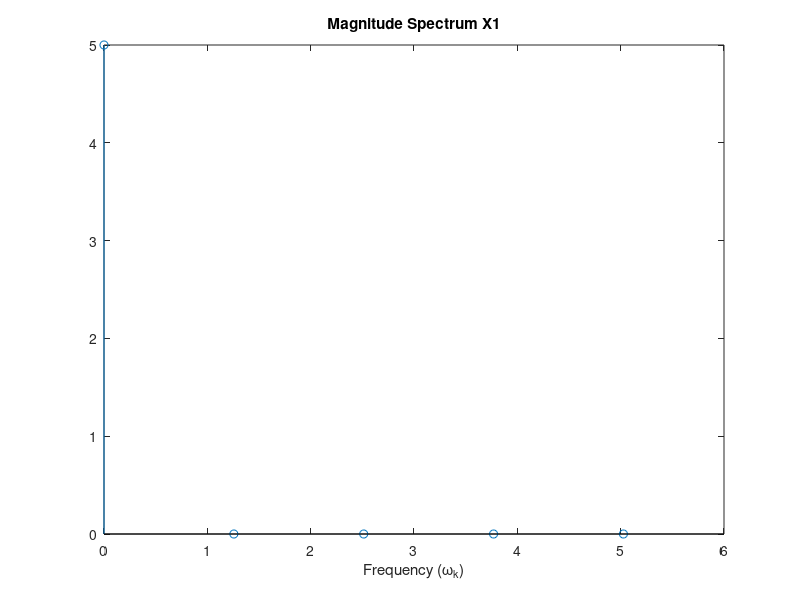
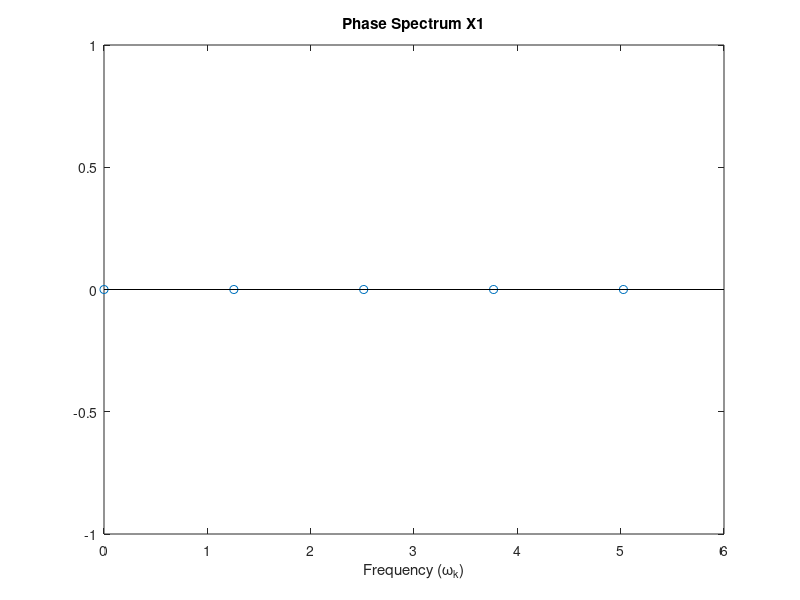
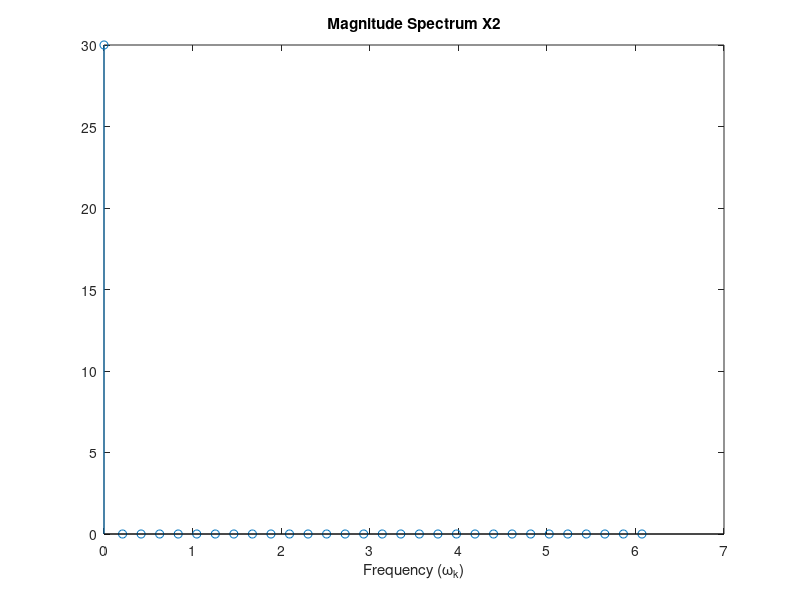
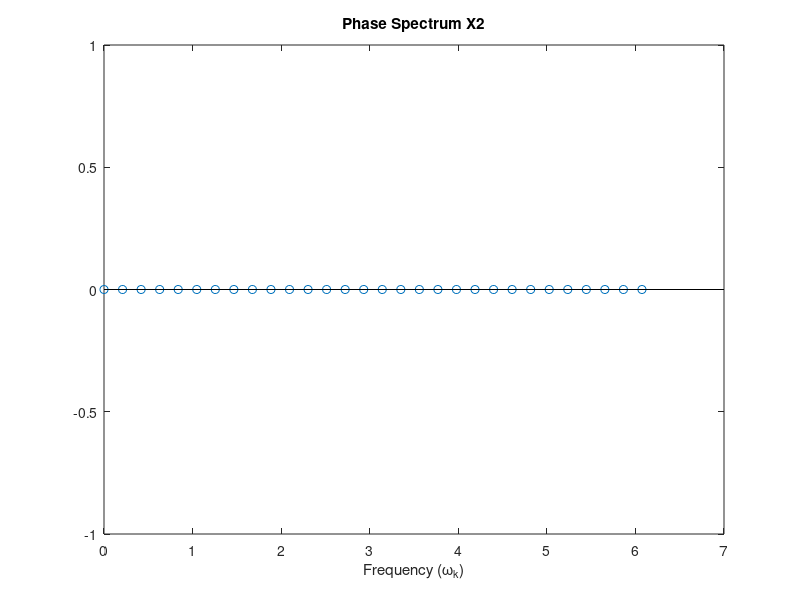

These charts were generated, in order, by the following MATLAB code:
%erwtima β ,γ
N1=5;
N2=30;
x1=ones(1,N1);
x2=ones(1,N2);
X1 = fft(x1, N1);
X2 = fft(x2, N2);

NFFT = N1;
omega = 2*pi*(0:NFFT-1)./NFFT;
mag = abs(X1);
ph = angle(X1);
figure; stem(omega, mag);
title('Magnitude Spectrum X1'); xlabel('Frequency (\omega_k)');
figure; stem(omega, ph);
title('Phase Spectrum X1'); xlabel('Frequency (\omega_k)');


NFFT = N2;
omega = 2*pi*(0:NFFT-1)./NFFT;
mag2 = abs(X2);
ph = angle(X2);
figure; stem(omega, mag2);
title('Magnitude Spectrum X2'); xlabel('Frequency (\omega_k)');
figure; stem(omega, ph);
title('Phase Spectrum X2'); xlabel('Frequency (\omega_k)');

%erwtima ε 

N1=25;
N2=26;
X1 = fft(x1, N1);
X2 = fft(x1, N2);
NFFT = N1;
omega = 2*pi*(0:NFFT-1)./NFFT;
mag25 = abs(X1);
ph25 = angle(X1);
figure; stem(omega, mag25);
title('Magnitude Spectrum Χ1=25'); xlabel('Frequency (\omega_k)');
figure; stem(omega, ph25);
title('Phase Spectrum Χ1=25'); xlabel('Frequency (\omega_k)');
NFFT = N2;
omega = 2*pi*(0:NFFT-1)./NFFT;
mag26 = abs(X2);
ph26 = angle(X2);
figure; stem(omega, mag26);
title('Magnitude Spectrum X2=26'); xlabel('Frequency (\omega_k)');
figure; stem(omega, ph26);
title('Phase Spectrum X2=26'); xlabel('Frequency (\omega_k)');

%askisi_1 ζ) ερωτηση
mag25(1:10)
ph25(1:10)

mag26(1:10)
ph26(1:10)



%erwtisi η) 

xx1 = real(ifft(X1));
figure;stem(0:24, xx1);
title('Antintsrofo Fourier Transform fX1=25');

%erwtisi ι)

N = 25;
w = 2*pi/N;
lp = 2;
wn = lp*w*(0:N-1);
xx1 = real(ifft(X1 .* exp(j*wn)));
figure;stem(0:24, xx1);
title('Antintsrofo Fourier Transform  fX1 erwtima i');

N = 26;
w = 2*pi/N;
lp = 2;
wn1 = lp*w*(0:N-1);
xx2 = real(ifft(X2 .* exp(j*wn1)));
figure;stem(0:25, xx2);
title('Antintsrofo Fourier Transform X2 erwtima i');


